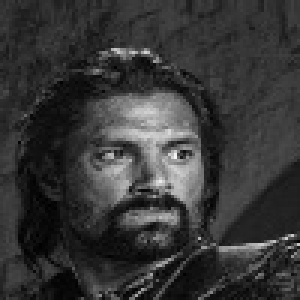
#> input picture Images/test/positive/119.jpg, 100 x 100 px, found by its file name (shown 3 times larger); its folder holds 4 pictures in this run
$ python extras.py
#> lines starting #> are read from the running program, lines starting #| are printed output that depends on the picture
import cv2
import os

"""
The script takes images from a path, resizes to 100x100, turns to grayscale
"""

def load_images(path):
    '''
    Loads the images in the provided path with jpg format
    :param path: directory path for images
    :return: an array of images
    '''
    images = []
    for img in os.listdir(path):
        if img.endswith('.jpg'):
            images.append((img, cv2.imread(path+img, 0)))
    return images

# image pre-processing; resize, gray-scale
imgPath = 'C:/Users/sagar/Desktop/VJ/Images/test/positive/'                       #image path for input
imgPathOut = 'C:/Users/sagar/Desktop/CSC485/faceDet/Images/test/positive/'         #image path for output
images = load_images(imgPath)                                               #array of images

if not os.path.exists(imgPathOut):
    os.makedirs(imgPathOut)
img_num = 1

for name, i in images:
    resized_image = cv2.resize(i, (30, 30))
    cv2.imwrite(imgPathOut+str(img_num)+'.jpg', resized_image)
    img_num += 1
#> this loop made 4 passes
#> pass 1, `resized_image = cv2.resize(i, (30, 30))`:
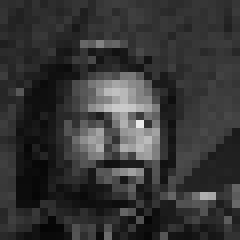
#> resized_image: shape (30, 30) (shown 8 times larger); min 5, max 234, mean 54.3
#> pass 2, `resized_image = cv2.resize(i, (30, 30))`:
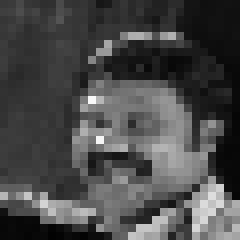
#> resized_image: shape (30, 30) (shown 8 times larger); min 2, max 249, mean 73.3
#> pass 3, `resized_image = cv2.resize(i, (30, 30))`:
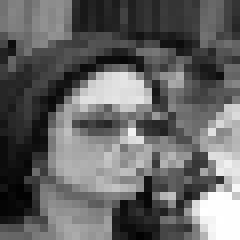
#> resized_image: shape (30, 30) (shown 8 times larger); min 2, max 255, mean 101
